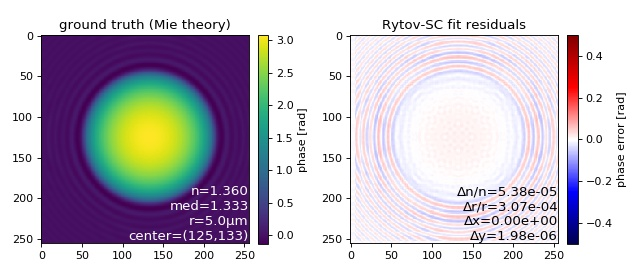

Recreate this plot in Python.
"""Rytov-SC image fit applied to a Mie simulation

This examples illustrates how the refractive index and radius of
a sphere can be determined accurately using the 2D phase fitting
algorithm with the systematically corrected Rytov approximation.
"""
import matplotlib.pylab as plt

import qpsphere

# run simulation with averaged Mie model
r = 5e-6
n = 1.360
med = 1.333
c = (125, 133)
qpi = qpsphere.simulate(radius=r,
                        sphere_index=n,
                        medium_index=med,
                        wavelength=550e-9,
                        grid_size=(256, 256),
                        model="mie avg",
                        center=c)

# Fitting Mie simulations with the systematically corrected Rytov
# approximation (`model="rytov sc"`) yields lower parameter errors
# compared to the non-corrected Rytov approximation (`model="rytov"`).
n_fit, r_fit, c_fit, qpi_fit = qpsphere.analyze(qpi=qpi,
                                                r0=4e-6,
                                                method="image",
                                                model="rytov sc",
                                                imagekw={"verbose": 1},
                                                ret_center=True,
                                                ret_qpi=True)

# plot results
fig = plt.figure(figsize=(8, 3.5))
txtkwargs = {"verticalalignment": "bottom",
             "horizontalalignment": "right",
             "fontsize": 12}

ax1 = plt.subplot(121, title="ground truth (Mie theory)")
map1 = ax1.imshow(qpi.pha)
plt.colorbar(map1, ax=ax1, fraction=.046, pad=0.04, label="phase [rad]")
t1 = "n={:.3f}\nmed={:.3f}\nr={:.1f}µm\ncenter=({:d},{:d})".format(
    n, med, r * 1e6, c[0], c[1])
ax1.text(1, 0, t1, transform=ax1.transAxes, color="w", **txtkwargs)

ax2 = plt.subplot(122, title="Rytov-SC fit residuals")
map2 = ax2.imshow(qpi.pha - qpi_fit.pha, vmin=-.5, vmax=.5, cmap="seismic")
plt.colorbar(map2, ax=ax2, fraction=.046, pad=0.04, label="phase error [rad]")
t2 = "Δn/n={:.2e}\nΔr/r={:.2e}\nΔx={:.2e}\nΔy={:.2e}".format(
    abs(n - n_fit) / n, abs(r - r_fit) / r,
    c_fit[0] - c[0], c_fit[1] - c[1])
ax2.text(1, 0, t2, transform=ax2.transAxes, color="k", **txtkwargs)

plt.tight_layout()
plt.show()
